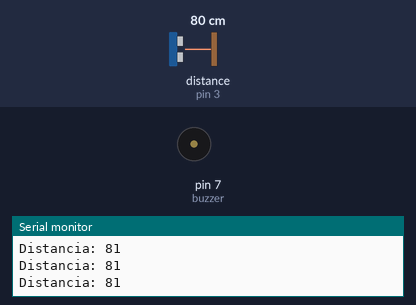
The sketch below on a simulated Arduino Uno, built with avr-gcc and run on an emulated ATmega328P. On the bench: buzzer (waves = sounding), the last lines printed to the serial monitor. The test bench sets the inputs (shaded band); at power-on: distance to the obstacle (sensor on pin 3) 80 cm. The echo pulse lasts 58.3 µs per cm.

Above: at 1.3 s.
1.4 s: distance to the obstacle (sensor on pin 3) set to 35 cm
3.2 s: distance to the obstacle (sensor on pin 3) set to 27 cm
At 4.09 s:
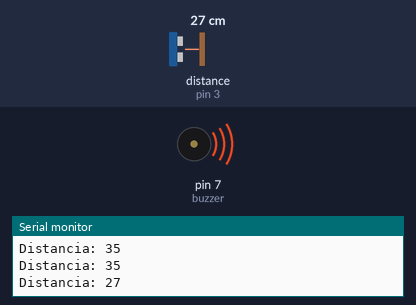
6.2 s: distance to the obstacle (sensor on pin 3) set to 60 cm
At 6.65 s:
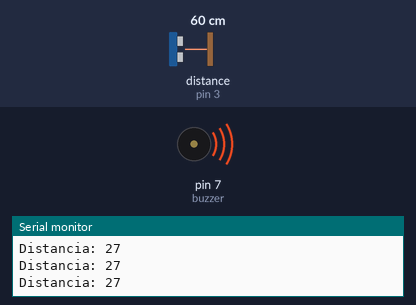
8.0 s: distance to the obstacle (sensor on pin 3) set to 18 cm
At 9.2 s:
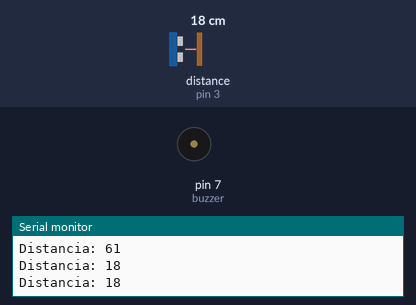
Timing chart, 0 to 12.0 s (numbered marks = the images above; inputs shaded):
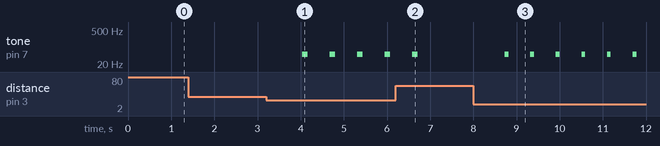

The sketch:

sketch_nov10a.ino
```cpp
#include <NewPing.h>
#define pinotrig 5
#define pinoecho 3
int buzzer = 7;

NewPing sonar(pinotrig, pinoecho);

void alerta(int distancia);

void setup() {
  Serial.begin(9600);
  pinMode(buzzer, OUTPUT);
}

void loop() {
  int dist = sonar.ping_cm();
  Serial.print("Distancia: ");
  Serial.println(dist);
  delay(500);
  alerta(dist);
}
//faixas de alerta escolhido 10, 20 e 30 cm
void alerta(int distancia){

  int tempo = distancia * 5;

  if(distancia <= 10){
    tone(buzzer, 50, tempo);
    delay(tempo);
  }else if(distancia > 10 && distancia <= 20){
    tone(buzzer, 50, tempo);
    delay(tempo);
  }else if(distancia > 20 && distancia <= 30){
    tone(buzzer, 50, tempo);
    delay(tempo);
  }

}
```

Measured:
- the behaviour switches between 31 and 30 cm on distance to the obstacle (sensor on pin 3) (found by bisection; images 0 and 1)
- after the input at 3.2 s, tone on pin 7 (buzzer): alternates 50 Hz for 0.14 s and silent for 0.50 s, starting after 0.83 s
- after the input at 6.2 s, tone on pin 7 (buzzer): goes on until 6.7 s, then stays silent
- after the input at 8.0 s, tone on pin 7 (buzzer): alternates 50 Hz for 0.09 s and silent for 0.50 s, starting after 0.73 s
